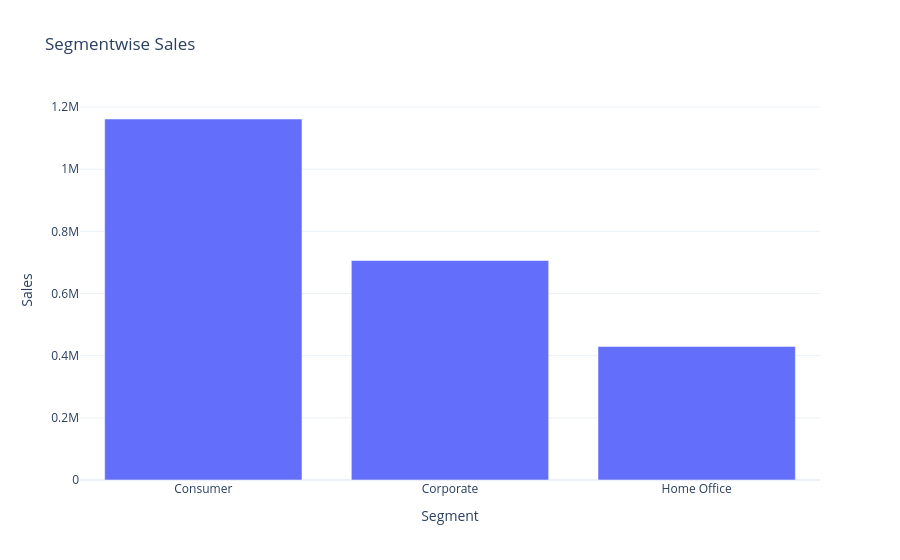

This figure's notebook cell:
### Code cell
fig=px.bar(sales_segmentwise,
           x="Segment",
           y="Sales",
           title="Segmentwise Sales")
fig.show()

### Figure 1 — Plotly figure (JSON) as saved in the notebook; plotly's stock layout.template omitted (floating-point values rounded to 4 significant figures)
{"data": [{"alignmentgroup": "True", "hovertemplate": "Segment=%{x}<br>Sales=%{y}<extra></extra>", "legendgroup": "", "marker": {"color": "#636efa", "pattern": {"shape": ""}}, "name": "", "offsetgroup": "", "orientation": "v", "showlegend": false, "textposition": "auto", "type": "bar", "x": ["Consumer", "Corporate", "Home Office"], "xaxis": "x", "y": [1161000.0, 706100.0, 429700.0], "yaxis": "y"}], "layout": {"autosize": true, "barmode": "relative", "legend": {"tracegroupgap": 0}, "title": {"text": "Segmentwise Sales"}, "xaxis": {"anchor": "y", "autorange": true, "domain": [0, 1], "range": [-0.5, 2.5], "title": {"text": "Segment"}, "type": "category"}, "yaxis": {"anchor": "x", "autorange": true, "domain": [0, 1], "range": [0, 1223000.0], "title": {"text": "Sales"}, "type": "linear"}}}
